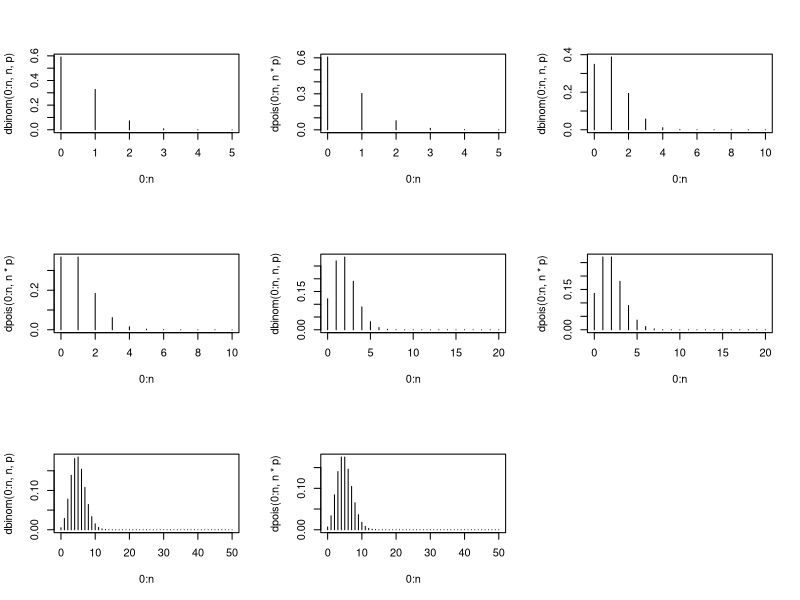

Recreate this plot in R.
# showing that binomial B(n,p) approaches Poisson(n*p) as n increases
##################
p=0.1
par(mfrow=c(3,3))
n=5
plot(0:n,dbinom(0:n,n,p),type = "h")
plot(0:n,dpois(0:n,n*p),type = "h")
n=10
plot(0:n,dbinom(0:n,n,p),type = "h")
plot(0:n,dpois(0:n,n*p),type = "h")
n=20
plot(0:n,dbinom(0:n,n,p),type = "h")
plot(0:n,dpois(0:n,n*p),type = "h")
n=50
plot(0:n,dbinom(0:n,n,p),type = "h")
plot(0:n,dpois(0:n,n*p),type = "h")